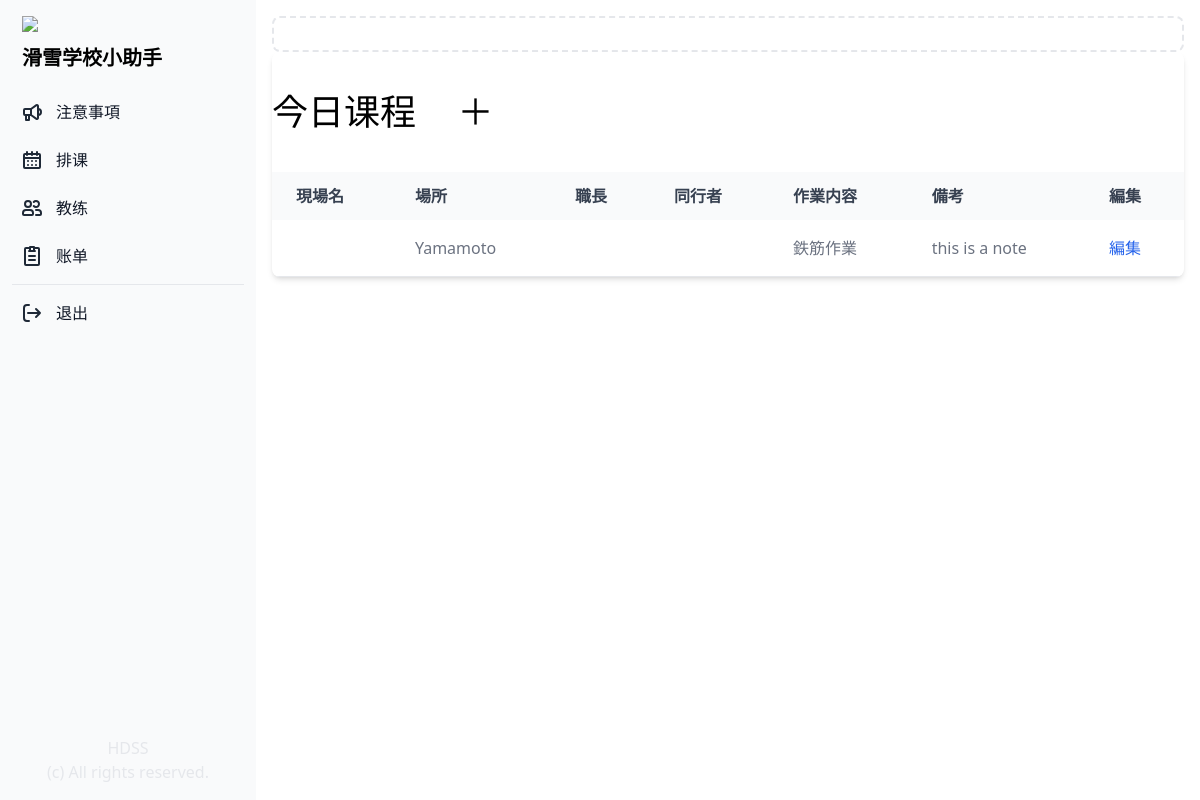
The page /schedule/ (signed in) on the database as committed earlier.
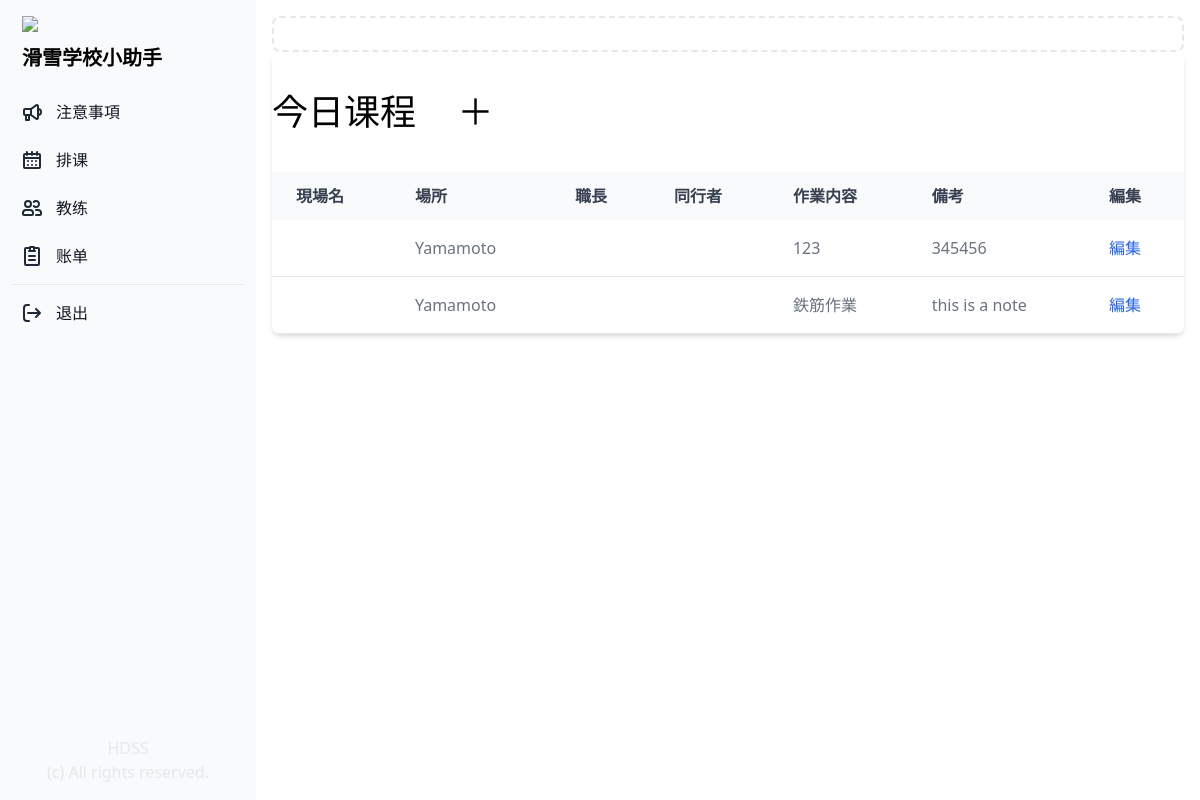
The same page on the database as committed later.
### manager/models.py (models this page shows, shortened)
class Lesson(models.Model):
    PAYMENT_TYPES = (
        ('現金','現金'),
        ('刷卡', '刷卡'),
        ('電子支付', '電子支付'),
        ('未支付', '未支付'),
        )
    PLACE = (
        ('比洛夫', '比洛夫'),
        ('花园', '花园'),
        ('安努', '安努'),
        ('莫伊哇', '莫伊哇'),
        ('留寿都', '留寿都'),
        ('喜乐乐', '喜乐乐'),
        ('其他', '其他'),
    )
    instructors = models.ManyToManyField(Profile, related_name="instructors", blank=False)
    client = models.CharField("客人姓名", max_length=255)
    address = models.CharField("酒店", max_length=255)
    level = models.CharField("级别", max_length=255)
    place = models.CharField("雪场", max_length=50, choices=PLACE, default='比洛夫')
    job_description = models.CharField("内容", max_length=255, blank=True, null=True)
    payment_type = models.CharField("付款方式", max_length=50, choices=PAYMENT_TYPES, default='未支付')
    payment_amount = models.DecimalField("付款金額", max_digits=10, decimal_places=2, blank=True, null=True)
    payment_date = models.DateTimeField("付款日", blank=True, null=True)
    note = models.CharField("備考", max_length=255, blank=True, null=True)
    start_date = models.DateTimeField("開始日")
    end_date = models.DateTimeField("終了日")
    finished = models.BooleanField("終了", default=False)
    date_created = models.DateTimeField("作成日", auto_now_add=True)

### manager/views.py (the view)
# urls.py: path('schedule/', views.schedule, name='schedule'),
def schedule(request):
    if request.user.is_authenticated:
        lesson_list = Lesson.objects.all().order_by('-date_created')
        lessons_today = []
        for lesson in lesson_list:
            date = datetime.datetime(now.year, now.month, now.day)
            start_date = datetime.datetime(lesson.start_date.year, lesson.start_date.month, lesson.start_date.day)
            end_date = datetime.datetime(lesson.end_date.year, lesson.end_date.month, lesson.end_date.day)
            if start_date <= date <= end_date:
                lessons_today.append(lesson)
    year = int(now.year)
    month = int(now.month)
    cal = calendar.HTMLCalendar().formatmonth(year, month)
    cal = cal.replace('<td ', '<td width="150" height="150" hover')
    cal = mark_safe(cal)
    if request.user.is_authenticated:
         context = {
            "lesson_list": lesson_list,
            "lessons_today":lessons_today,
            "year": year,
            "month": month,
            "cal": cal,
        }
         return render(request, "schedule.html", context=context)
    else:
        return redirect('login_user')

### manager/templates/schedule.html (shortened to what this page needs)
{% extends "base.html" %}
{% block content %}
<div class="p-4 sm:ml-64">
    {% if request.user.profile.contract_type == "下請け" %}
    {% else %}
    <div class="p-4 border-2 border-gray-200 border-dashed rounded-lg">
    </div>
    {% endif %}
    <div class="relative overflow-x-auto shadow-md sm:rounded-lg">
        <div class="px-auto">
            <h1 class="text-4xl py-10">今日课程
                {% if request.user.profile.contract_type == "下請け" %}
                {% else %}
                <a class="pl-8" href="{% url 'add_lesson' %}">＋</a>
                {% endif %}
            </h1>
        </div>
        <table class="w-full text-normal text-left rtl:text-right text-gray-500 dark:text-gray-400">
            <thead
                class="text-normal text-gray-700 uppercase bg-gray-50 whitespace-nowrap dark:bg-gray-700 dark:text-gray-400">
                <tr>
                    <th scope="col" class="px-6 py-3">
                        現場名
                    </th>
                    <th scope="col" class="px-6 py-3">
                        場所
                    </th>
                    <th scope="col" class="px-6 py-3">
                        職長
                    </th>
                    <th scope="col" class="px-6 py-3">
                        同行者
                    </th>
                    <th scope="col" class="px-6 py-3">
                        作業内容
                    </th>
                    <th scope="col" class="px-6 py-3">
                        備考
                    </th>
                    <th scope="col" class="px-6 py-3">
                        編集
                    </th>
                </tr>
            </thead>
            <tbody>
                {% if lessons_today %}
                {% for lesson in lessons_today %}
                <tr class="border-b">
                    <th scope="row" class="pl-6 pr-3 py-4 font-medium whitespace-nowrap text-gray-900">
                    </th>
                    <td class="px-6 py-4 whitespace-nowrap">
                        {{ lesson.address }}
                    </td>
                    <td class="px-6 py-4 whitespace-nowrap">
                    </td>
                    <td class="px-6 py-4 whitespace-nowrap">
                    </td>
                    <td class="px-6 py-4 whitespace-nowrap">
                        {{ lesson.job_description }}
                    </td>
                    <td class="px-6 py-4 whitespace-nowrap">
                        {{ lesson.note }}
                    </td>
                    <td class="px-6 py-4 whitespace-nowrap">
                        <a href="{% url 'lesson_details' lesson.id %}"
                            class="font-medium text-blue-600 hover:underline">編集</a>
                    </td>
                </tr>
                {% endfor %}
                {% endif %}
            </tbody>
        </table>
    </div>
</div>
{% endblock %}

Rows that differ between the two databases and show on the page:
added Lesson: address "Yamamoto", job_description "123", note "345456"
